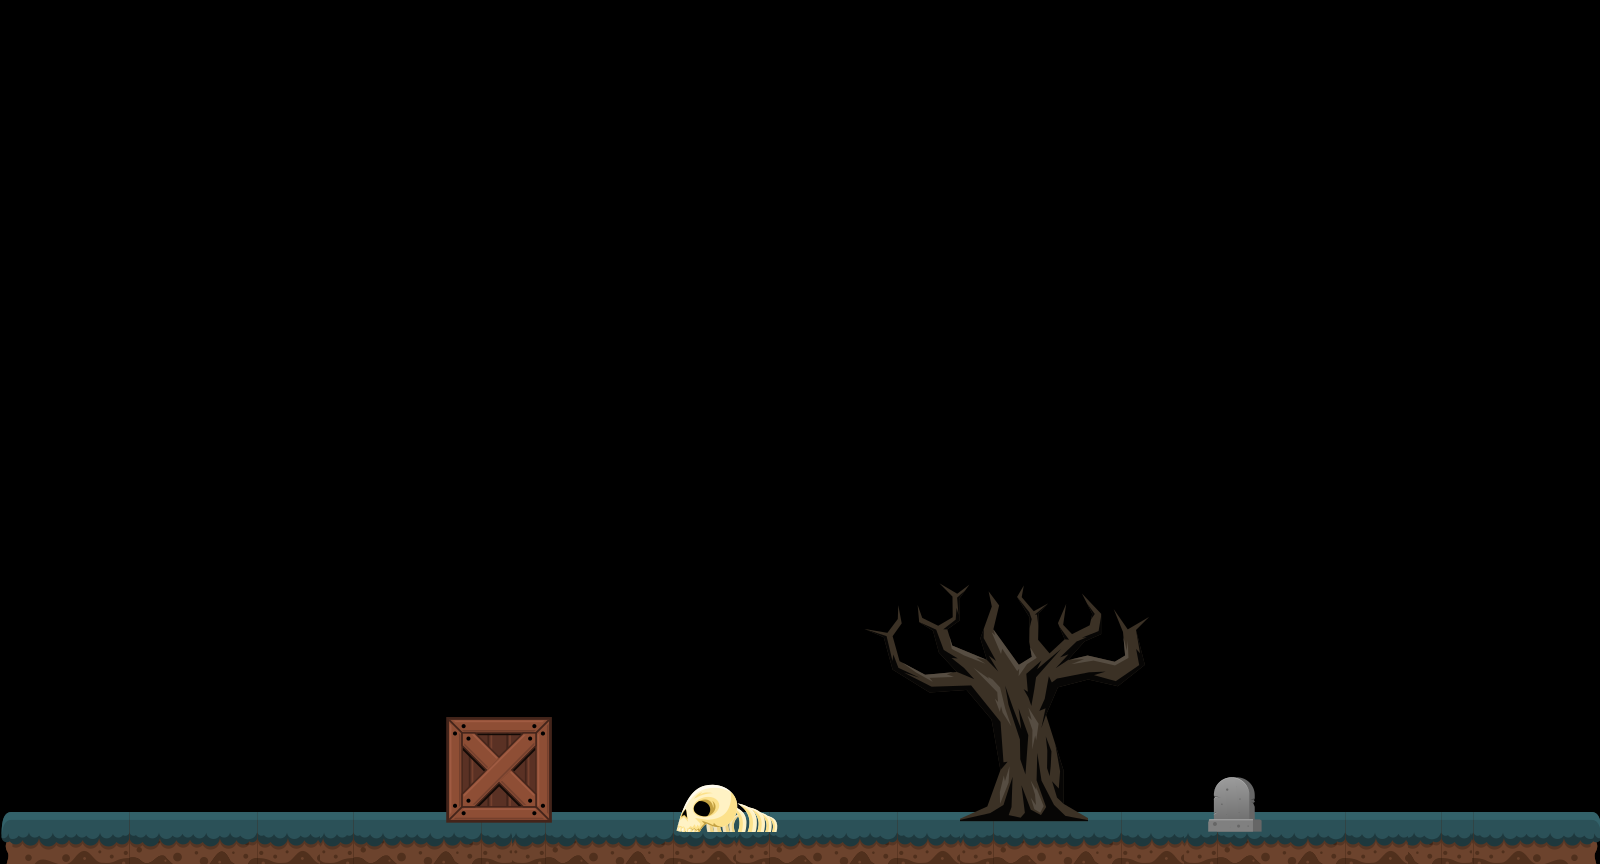

The image is a tile-based game level rendered from a .tmx file. Its description and source (layers, tilesets, objects; grid data summarised) follow:
An orthogonal 50x27 tile map with 32x32 px tiles, 2 tile layers (titlerect, object), 2 tilesets and 1 object.

<map version="1.0" tiledversion="2018.01.01" orientation="orthogonal" renderorder="right-down" width="50" height="27" tilewidth="32" tileheight="32" infinite="0" nextobjectid="21">
 <tileset firstgid="1" source="Tile.tsx" />
 <tileset firstgid="8394" source="Tile.tsx" />
 <layer name="titlerect" width="50" height="27">
  <data>[1350 cells, 100 non-empty, 24 distinct tile ids]</data>
 </layer>
 <layer name="object" width="50" height="27">
  <data>[1350 cells, 84 non-empty, 84 distinct tile ids]</data>
 </layer>
 <objectgroup name="terrarect">
  <object id="15" x="8" y="830" width="1588" height="34" />
 </objectgroup>
</map>
